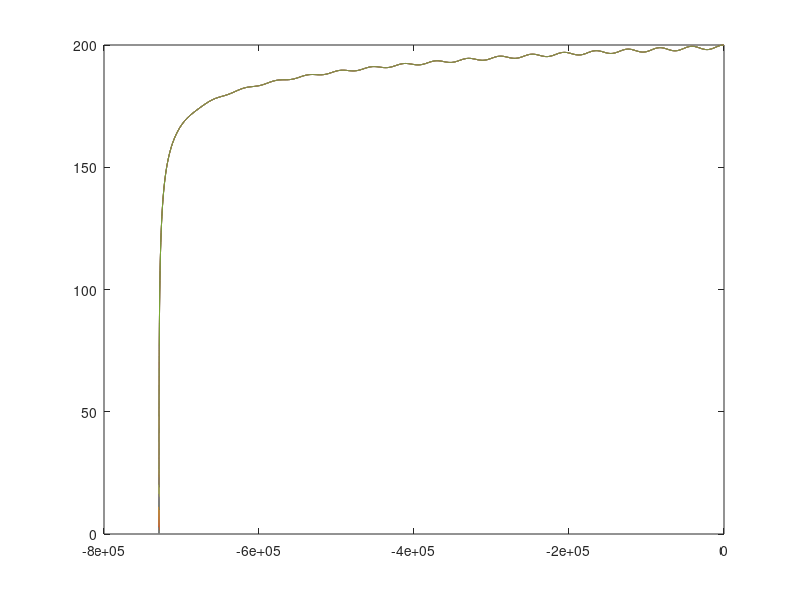

Recreate this plot in MATLAB.

load("A125.mat")
x_125 = x;
h_125 = h; 
time_125 = time; 

load("A124p5.mat")
x_124p5 = x;
h_124p5 = h; 
time_124p5 = time; 

load("A124.mat")
x_124 = x;
h_124 = h; 
time_124 = time;

load("A123p5.mat")
x_123p5 = x;
h_123p5 = h; 
time_123p5 = time;

load("A123.mat")
x_123 = x;
h_123 = h; 
time_123 = time; 

plot(x_125,h_125, ...
    x_124p5,h_124p5, ...
    x_124,h_124, ...
    x_123p5,h_123p5, ...
    x_123,h_123)